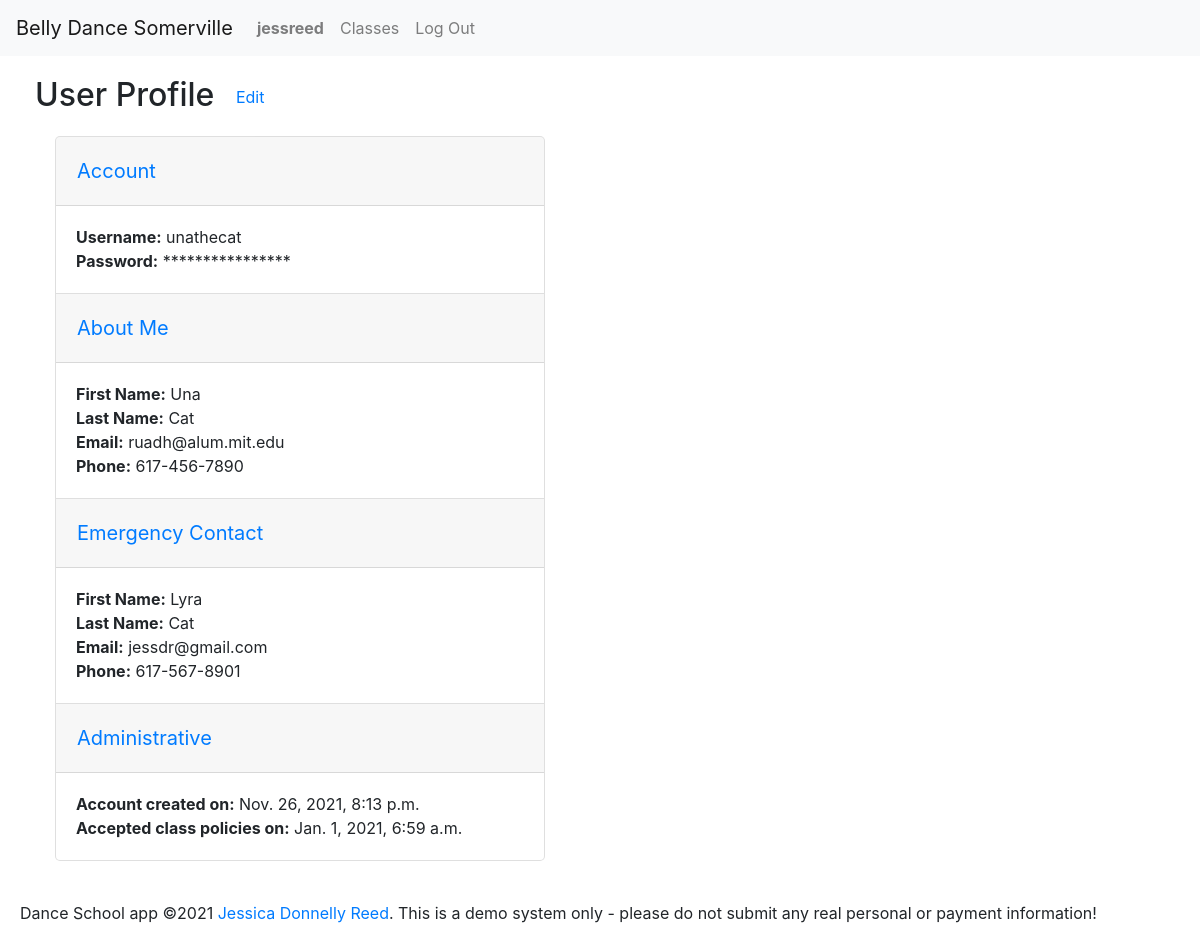
The app's page /profile/32 (signed in) with its own data.
### enrollment/models.py (models this page shows, shortened)
class User(AbstractUser):
    timezone = models.CharField(max_length=32, choices=TIMEZONES,
                                default=settings.DEFAULT_TIMEZONE)
    first_name = models.CharField(max_length=128, null=False, blank=False)
    last_name = models.CharField(max_length=128, null=False, blank=False)
    email = models.EmailField(max_length=254, null=False, blank=False)
    phone = models.CharField(max_length=32, null=True, blank=True)
    emergency_first = models.CharField(max_length=128, null=True, blank=True)
    emergency_last = models.CharField(max_length=128, null=True, blank=True)
    emergency_email = models.EmailField(max_length=254, null=True, blank=True)
    emergency_phone = models.CharField(max_length=32, null=True, blank=True)
    accept_terms = models.DateTimeField(null=True, blank=True)
    contact_sheet_notes = models.CharField(
        max_length=2048, null=True, blank=True)

### enrollment/views.py (the view)
# urls.py: path('profile/<int:id>', views.profile_view, name='view_profile'),
@login_required
def profile_view(request, id):
    set_timezone(request)
    if request.method == 'GET':
        if request.user.id == id or request.user.is_staff:
            try:
                profile = User.objects.get(id=id)
            except User.DoesNotExist:
                return render(request, 'enrollment/profile.html', {
                    'orders': None,
                    'message': f'User {id} not found.'
                })
            semesters = Semester.objects.filter(
                offerings__line_items__order__student=id,
                offerings__line_items__order__completed__isnull=False).order_by('-start_date').distinct()
            for semester in semesters:
                semester.enrollments = LineItem.objects.filter(order__student=id).filter(
                    offering__semester=semester).exclude(order__completed=None)
            orders = completed_orders(request, id).order_by('-completed')
            for order in orders:
                order.items = order.line_items.all()
            return render(request, 'enrollment/profile.html', {
                'orders': orders,
                'semesters': semesters,
                'profile': profile
            })
        return render(request, 'enrollment/profile.html', {
            'orders': None,
            'message': 'You may not view other users\' profiles'
        })
    return render(request, 'enrollment/profile.html', {
        'orders': None,
        'message': 'GET method required'
    })

### enrollment/context_processors.py (called while the page is built)
def global_settings(request):
    return {
    'DEFAULT_TIMEZONE': settings.DEFAULT_TIMEZONE,
    'TIME_FORMAT': settings.TIME_FORMAT,
    'DATE_FORMAT': settings.DATE_FORMAT,
    'DATE_TIME_FORMAT': settings.DATE_TIME_FORMAT,
    'DATE_TIME_FORMAT_NO_YEAR': settings.DATE_TIME_FORMAT_NO_YEAR,
    'DATE_TIME_TIMEZONE_FORMAT': settings.DATE_TIME_TIMEZONE_FORMAT,
    'SCHOOL_NAME': settings.SCHOOL_NAME,
    'SCHOOL_POLICIES': settings.SCHOOL_POLICIES,
    'NO_OFFERINGS': settings.NO_OFFERINGS,
    }

### enrollment/views.py (called while the page is built)
def set_timezone(request):
    if request.user.is_authenticated:
        timezone.activate(request.user.timezone)
    else:
        timezone.activate(settings.DEFAULT_TIMEZONE)

@login_required
def completed_orders(request, user):
    try:
        orders = Order.objects.filter(student=user).exclude(completed=None)
    except Order.DoesNotExist:
        return None
    return orders

### enrollment/templates/enrollment/profile.html (shortened to what this page needs)
{% extends "enrollment/layout.html" %}
{% block body %}
<div class="row">
    {% if profile %}
    <div id="profile-view" class="col-md">
        <h2>User Profile <button class="btn btn-link" id="edit-profile-button" data-profile={{profile.id}}>Edit</button></h2>
        <div class="accordion" id="profile-accordion">
            <div class="card" data-section="account">
                <div class="card-header" id="heading-account">
                    <h3 class="mb-0">
                        <button class="btn btn-link" type="button" data-toggle="collapse" data-target="#collapse-account" aria-expanded="true" aria-controls="collapse-account">
                            Account
                        </button>
                    </h3>
                </div>
                <div id="collapse-account" class="collapse show" aria-labelledby="heading-account" data-parent="#profile-accordion">
                    <div class="card-body">
                        <div>
                            <span class="label">Username:</span> <span class="value">{{profile.username}}</span>
                        </div>
                        <div>
                            <span class="label">Password:</span> <span class="value">****************</span>
                        </div>
                    </div>
                </div>
            </div>
            <div class="card" data-section="about-me">
                <div class="card-header" id="heading-about-me">
                    <h3 class="mb-0">
                        <button class="btn btn-link" type="button" data-toggle="collapse" data-target="#collapse-about-me" aria-expanded="true" aria-controls="collapse-about-me">
                            About Me
                        </button>
                    </h3>
                </div>
                <div id="collapse-about-me" class="collapse show" aria-labelledby="heading-about-me" data-parent="#profile-accordion">
                    <div class="card-body editable">
                        <div>
                            <span class="label">First Name:</span> <span class="value" id="first-name">{{profile.first_name}}</span>
                        </div>
                        <div>
                            <span class="label">Last Name:</span> <span class="value" id="last-name">{{profile.last_name}}</span>
                        </div>
                        <div>
                            <span class="label">Email:</span> <span class="value" id="email">{{profile.email}}</span>
                        </div>
                        <div>
                            <span class="label">Phone:</span> <span class="value" id="phone">{{profile.phone}}</span>
                        </div>
                    </div>
                </div>
            </div>
            <div class="card" data-section="emergency-contact">
                <div class="card-header" id="heading-emergency-contact">
                    <h3 class="mb-0">
                        <button class="btn btn-link" type="button" data-toggle="collapse" data-target="#collapse-emergency-contact" aria-expanded="true" aria-controls="collapse-emergency-contact">
                            Emergency Contact
                        </button>
                    </h3>
                </div>
                <div id="collapse-emergency-contact" class="collapse show" aria-labelledby="heading-emergency-contact" data-parent="#profile-accordion">
                    <div class="card-body editable">
                        <div>
                            <span class="label">First Name:</span> <span class="value" id="emergency-first">{{profile.emergency_first}}</span>
                        </div>
                        <div>
                            <span class="label">Last Name:</span> <span class="value" id="emergency-last">{{profile.emergency_last}}</span>
                        </div>
                        <div>
                            <span class="label">Email:</span> <span class="value" id="emergency-email">{{profile.emergency_email}}</span>
                        </div>
                        <div>
                            <span class="label">Phone:</span> <span class="value" id="emergency-phone">{{profile.emergency_phone}}</span>
                        </div>
                    </div>
                </div>
            </div>
            <div class="card" data-section="administrative">
                <div class="card-header" id="heading-administrative">
                    <h3 class="mb-0">
                        <button class="btn btn-link" type="button" data-toggle="collapse" data-target="#collapse-administrative" aria-expanded="true" aria-controls="collapse-administrative">
                            Administrative
                        </button>
                    </h3>
                </div>
                <div id="collapse-administrative" class="collapse show" aria-labelledby="heading-administrative" data-parent="#profile-accordion">
                    <div class="card-body">
                        <div>
                            <span class="label">Account created on:</span> <span class="value">{{profile.date_joined}}</span>
                        </div>
                            <div><span class="label">Accepted class policies on:</span> <span class="value">{{profile.accept_terms}}</span>
                        </div>
                    </div>
                </div>
            </div>
        </div>
    </div>
    {% endif %}
    <div class="col-md" id="enrollments-orders">
    </div>
</div>
{% endblock %}

### enrollment/templates/enrollment/layout.html (shortened to what this page needs)
{% load static %}
{% load tz %}
<!DOCTYPE html>
<html lang="en">
<head>
    <link rel="stylesheet" href="https://stackpath.bootstrapcdn.com/bootstrap/4.4.1/css/bootstrap.min.css"
>
    <link href="{% static 'enrollment/styles.css' %}" rel="stylesheet">
</head>
<body>
    <nav class="navbar navbar-expand-sm navbar-light bg-light">
        <a class="navbar-brand" href="#">{{SCHOOL_NAME}}</a>
        <div class="collapse navbar-collapse" id="main-nav">
            <ul class="navbar-nav mr-auto">
                {% if user.is_authenticated %}
                    <li class="nav-item">
                        <a class="nav-link" href="{% url 'view_profile' user.id %}"><strong>{{user.username}}</strong></a>
                    </li>
                {% endif %}
                    <li class="nav-item">
                        <a class="nav-link" href="{% url 'index' %}">Classes</a>
                    </li>
                {% if user.is_authenticated %}
                    <li class="nav-item">
                        <a class="nav-link" href="{% url 'logout' %}">Log Out</a>
                    </li>
                {% endif %}
            </ul>
        </div>
    </nav>
    {% block body %}
    {% endblock %}
    <footer>
        Dance School app &copy;2021 <a href="https://github.com/ruadh">Jessica Donnelly Reed</a>.  This is a demo system only - please do not submit any real personal or payment information!
    </footer>
</body>
</html>

### enrollment/static/enrollment/styles.css (style rules this page uses)
header, footer, .row { margin: 20px; }
.card { margin: 20px; border-radius: 5px; }
.accordion { margin: 20px; }
.accordion .card { margin-top: 0; margin-bottom: 0; margin-left: 0; }
.card-header .btn-link { font-size: 1.25rem; padding-left: 0; }
.label { font-weight: bold; }

### records on screen
User: username "jessreed"
User: username "unathecat", first_name "Una", last_name "Cat", email "ruadh@alum.mit.edu", phone "617-456-7890", emergency_first "Lyra", emergency_last "Cat", emergency_email "jessdr@gmail.com", emergency_phone "617-567-8901", date_joined "Nov. 26, 2021, 8:13 p.m.", accept_terms "Jan. 1, 2021, 6:59 a.m."

### other values on screen
{{ SCHOOL_NAME }} "Belly Dance Somerville"
